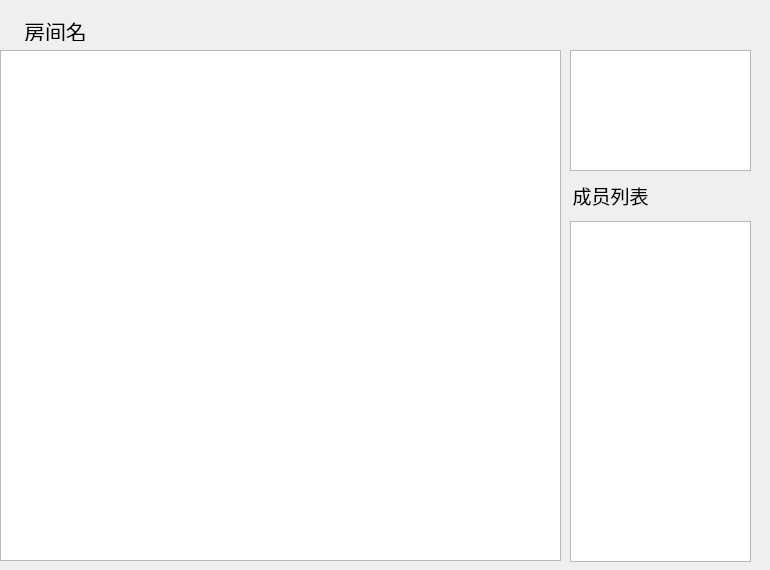
<?xml version="1.0" encoding="UTF-8"?>
<ui version="4.0">
 <class>ChatRoomWindow</class>
 <widget class="QWidget" name="ChatRoomWindow">
  <property name="geometry">
   <rect>
    <x>0</x>
    <y>0</y>
    <width>770</width>
    <height>570</height>
   </rect>
  </property>
  <property name="windowTitle">
   <string>ChatRoomWindow</string>
  </property>
  <widget class="QLabel" name="nameLabel">
   <property name="geometry">
    <rect>
     <x>10</x>
     <y>20</y>
     <width>91</width>
     <height>21</height>
    </rect>
   </property>
   <property name="font">
    <font>
     <family>楷体</family>
     <pointsize>16</pointsize>
    </font>
   </property>
   <property name="text">
    <string>房间名</string>
   </property>
   <property name="alignment">
    <set>Qt::AlignCenter</set>
   </property>
  </widget>
  <widget class="QTextEdit" name="chatEdit">
   <property name="geometry">
    <rect>
     <x>0</x>
     <y>50</y>
     <width>561</width>
     <height>511</height>
    </rect>
   </property>
  </widget>
  <widget class="QListWidget" name="memberList">
   <property name="geometry">
    <rect>
     <x>570</x>
     <y>221</y>
     <width>181</width>
     <height>341</height>
    </rect>
   </property>
  </widget>
  <widget class="QLabel" name="label">
   <property name="geometry">
    <rect>
     <x>570</x>
     <y>180</y>
     <width>81</width>
     <height>31</height>
    </rect>
   </property>
   <property name="font">
    <font>
     <family>宋体</family>
     <pointsize>14</pointsize>
    </font>
   </property>
   <property name="text">
    <string>成员列表</string>
   </property>
   <property name="alignment">
    <set>Qt::AlignCenter</set>
   </property>
  </widget>
  <widget class="QTextEdit" name="stateText">
   <property name="geometry">
    <rect>
     <x>570</x>
     <y>50</y>
     <width>181</width>
     <height>121</height>
    </rect>
   </property>
  </widget>
 </widget>
 <layoutdefault spacing="6" margin="11"/>
 <resources/>
 <connections/>
</ui>
